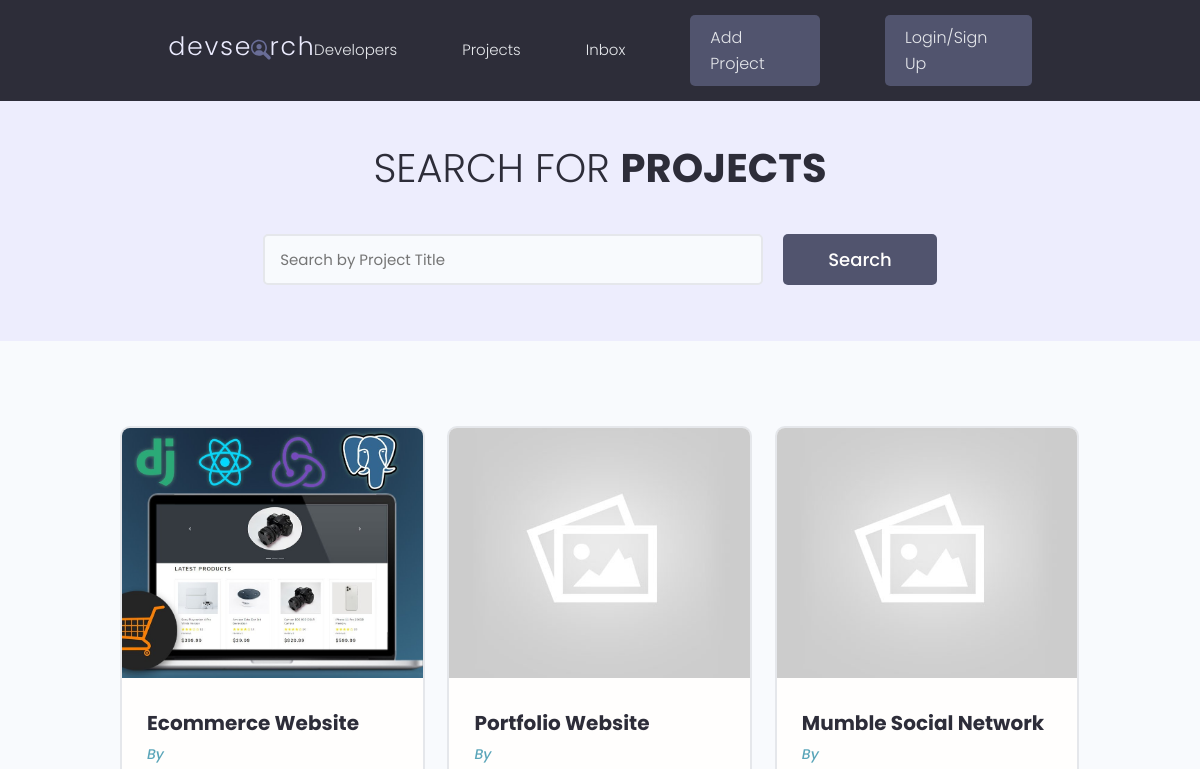
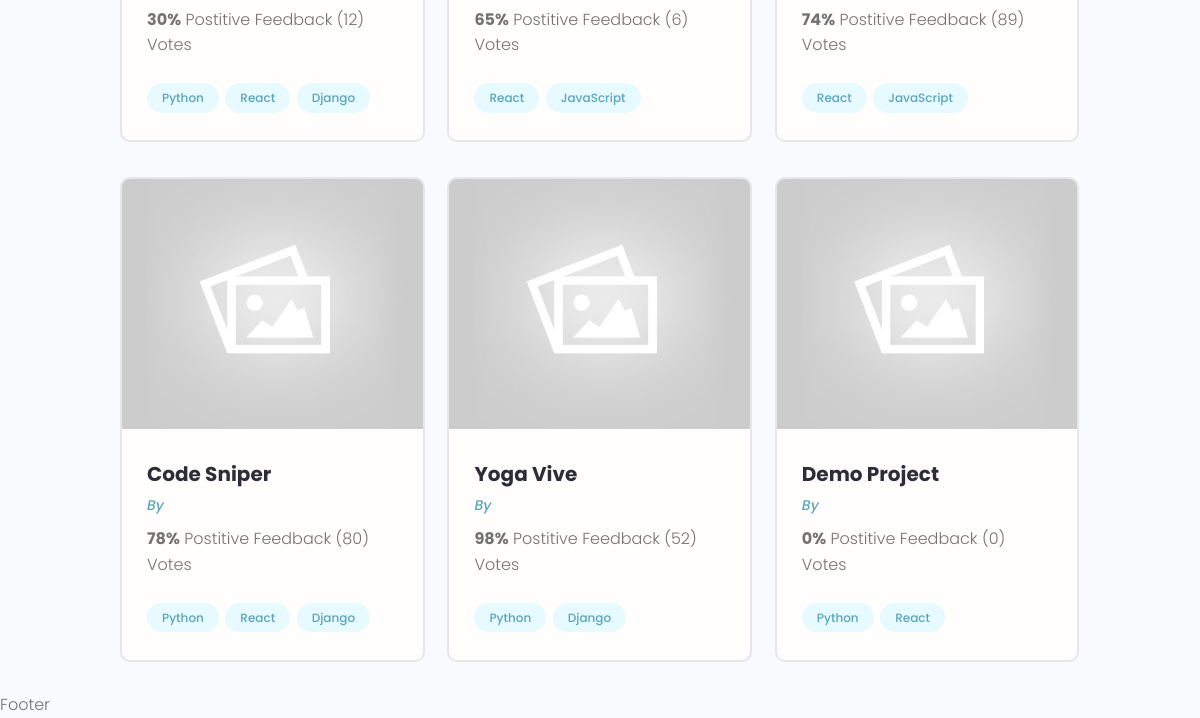
The page /projects/ on the database as committed earlier (2 pictures, top to bottom).
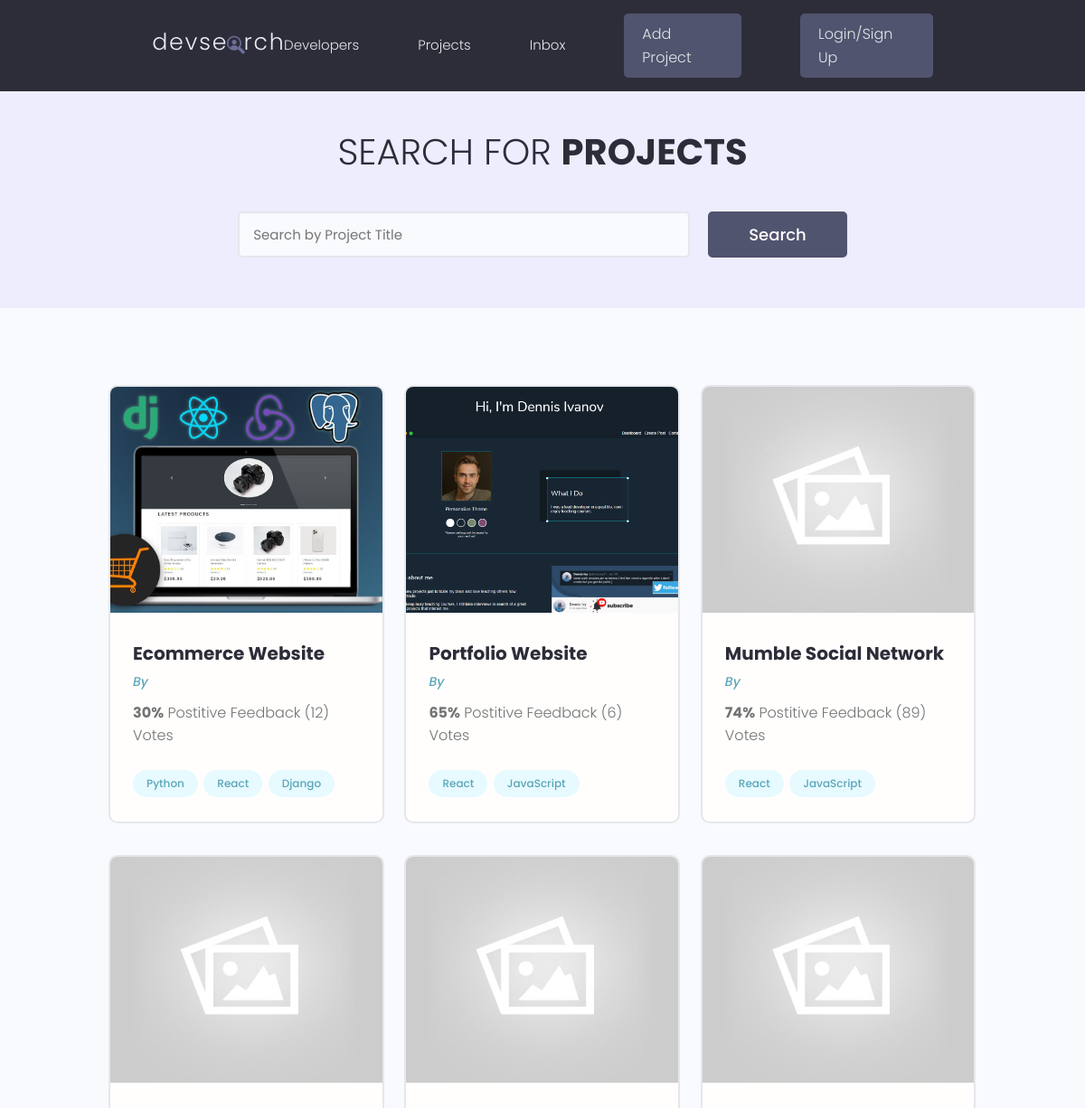
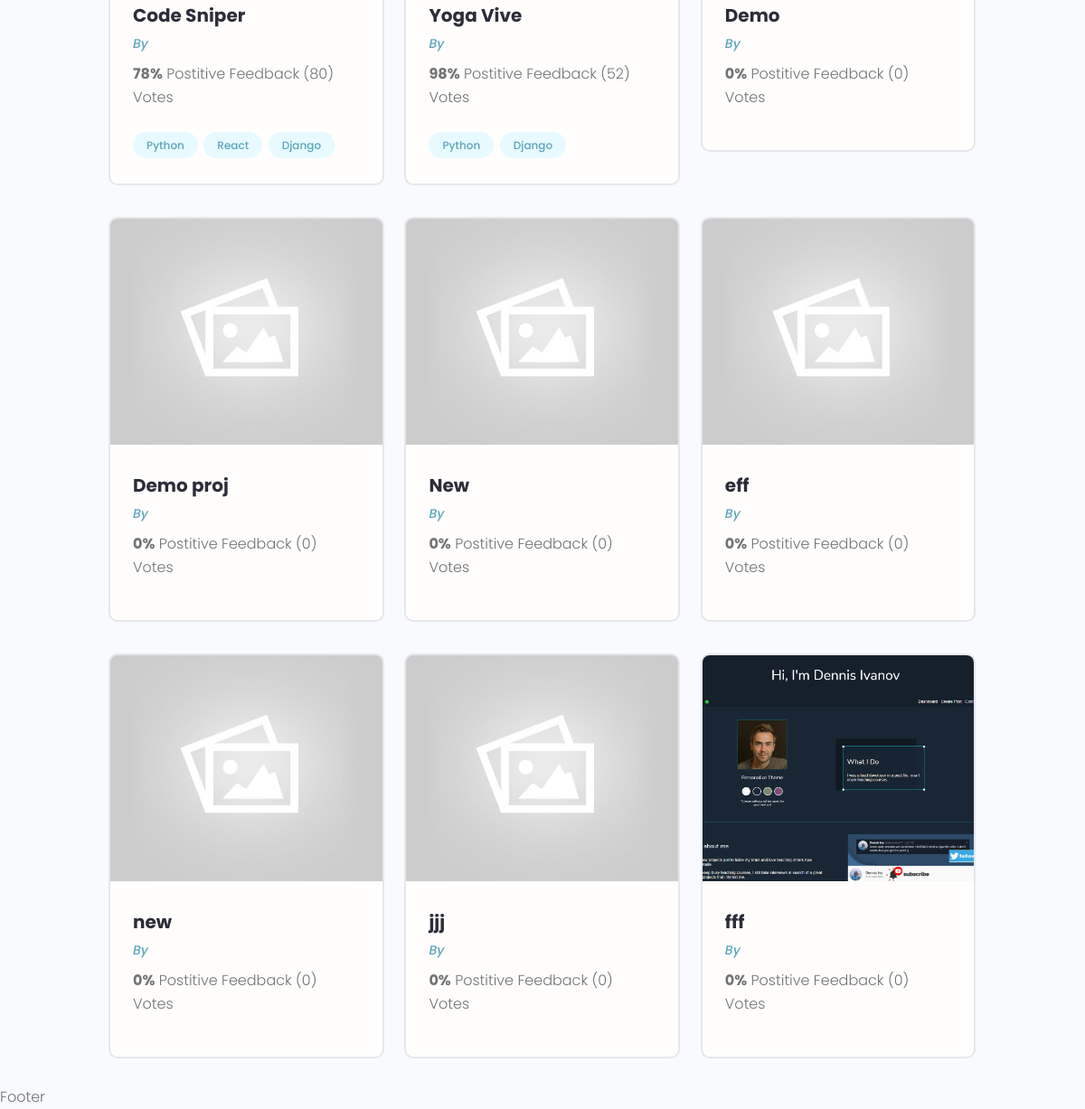
The same page on the database as committed later (2 pictures, top to bottom).
### projects/models.py (models this page shows, shortened)
class Projects(models.Model):
 owner = models.ForeignKey(Profile, null=True, blank=True, on_delete=models.SET_NULL)
 title = models.CharField(max_length=200)
 description = models.TextField(null=True, blank=True)
 featured_image = models.ImageField(null=True, blank=True, default="default.jpg")
 demo_link = models.CharField(max_length=2000,null=True, blank=True)
 source_link = models.CharField(max_length=2000,null=True, blank=True)
 tags = models.ManyToManyField(Tag, blank=True)
 vote_total = models.IntegerField(default=0,null=True, blank=True)
 vote_ratio = models.IntegerField(default=0,null=True, blank=True)
 created_at = models.DateTimeField(auto_now_add=True)
 id = models.UUIDField(default = uuid.uuid4, unique=True, primary_key=True, editable=False)

class Tag(models.Model):
  name = models.CharField(max_length=200)
  created_at = models.DateTimeField(auto_now_add=True)
  id = models.UUIDField(default = uuid.uuid4, unique=True, primary_key=True, editable=False)
  def __str__(self):
   return self.name

### projects/views.py (the view)
# urls.py: path('projects/', include('projects.urls')),
def projects(request):
    projects = Projects.objects.all()
    context = { 'projects': projects}
    return render(request,'projects/projects.html', context)

### projects/templates/projects/projects.html (shortened to what this page needs)
{% extends 'main.html' %}
{% block content %}
<main class="projects">
  <section class="hero-section text-center">
    <div class="container container--narrow">
      <div class="hero-section__box">
        <h2>Search for <span>Projects</span></h2>
      </div>
      <div class="hero-section__search">
        <form class="form" action="#" method="get">
          <div class="form__field">
            <input class="input input--text" id="formInput#search" type="text" name="text"
              placeholder="Search by Project Title" />
          </div>
          <input class="btn btn--sub btn--lg" type="submit" value="Search" />
        </form>
      </div>
    </div>
  </section>
  <section class="projectsList">
    <div class="container">
      <div class="grid grid--three">
        {% for project in projects %}
        <div class="column">
          <div class="card project">
            <a href="{% url 'project' project.id %}" class="project">
              <img class="project__thumbnail" src="{{project.featured_image.url}}" alt="project thumbnail" />
              <div class="card__body">
                <h3 class="project__title">{{ project.title }}</h3>
                <p><a class="project__author" href="{% url 'project' project.id %}">By {{project.owner.name}}</a></p>
                <p class="project--rating">
                  <span style="font-weight: bold;">{{ project.vote_ratio }}%</span> Postitive
                  Feedback ({{ project.vote_total }}) Vote{{ project.vote_total|pluralize:"s" }}
                </p>
                <div class="project__tags">
                  {% for tag in project.tags.all %}
                  <span class="tag tag--pill tag--main">
                    <small>{{tag}}</small>
                  </span>
                  {% endfor %}
                </div>
              </div>
            </a>
          </div>
        </div>
        {% endfor %}
      </div>
    </div>
  </section>
</main>
{% endblock content %}

Rows that differ between the two databases and show on the page:
removed Projects: featured_image (placeholder picture), title "Demo Project", vote_ratio "0", vote_total "0", Tag (name "Python"), Tag (name "React")
changed Projects "Portfolio Website": featured_image: picture added in place of a placeholder
added Projects: featured_image (placeholder picture), title "Demo", vote_ratio "0", vote_total "0"
added Projects: featured_image (placeholder picture), title "Demo proj", vote_ratio "0", vote_total "0"
added Projects: featured_image (placeholder picture), title "New", vote_ratio "0", vote_total "0"
added Projects: featured_image (placeholder picture), title "eff", vote_ratio "0", vote_total "0"
added Projects: featured_image (placeholder picture), title "new", vote_ratio "0", vote_total "0"
added Projects: featured_image (placeholder picture), title "jjj", vote_ratio "0", vote_total "0"
added Projects: featured_image (picture), title "fff", vote_ratio "0", vote_total "0"
